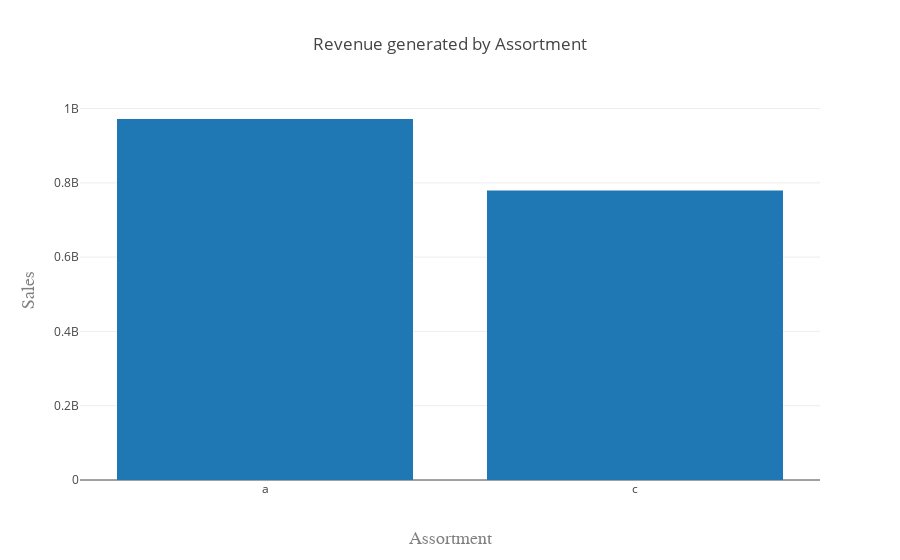

This figure's notebook cell:
### Markdown cell above
**5 -  What are the best selling assortment? **

### Code cell
salesassortment= mergedtable[['Assortment', 'Sales']]
salesassortment= salesassortment.groupby('Assortment').sum().sort_values(by='Sales',ascending=False)
salesassortment= salesassortment.reset_index()


trace1 = go.Bar(
    x=salesassortment[('Assortment')],
    y=salesassortment[('Sales')],
    name='Name of Trace 1'
)

data = [trace1]

layout = go.Layout(
    title='Revenue generated by Assortment',
    xaxis=dict(
        title='Assortment',
        titlefont=dict(
            family='Courier New, monospace',
            size=18,
            color='#7f7f7f'
        )
    ),
    yaxis=dict(
        title='Sales',
        autorange = True,
        titlefont=dict(
            family='Courier New, monospace',
            size=18,
            color='#7f7f7f'
        )
    )
)
fig = go.Figure(data=data, layout=layout)

fig.iplot()

### Figure 1 — Plotly figure (JSON) as saved in the notebook; plotly's stock layout.template omitted (floating-point values rounded to 4 significant figures)
{"data": [{"name": "Name of Trace 1", "type": "bar", "x": ["a", "c"], "y": [971834451, 779193689]}], "layout": {"title": "Revenue generated by Assortment", "xaxis": {"title": "Assortment", "titlefont": {"color": "#7f7f7f", "family": "Courier New, monospace", "size": 18}}, "yaxis": {"autorange": true, "title": "Sales", "titlefont": {"color": "#7f7f7f", "family": "Courier New, monospace", "size": 18}}}}
